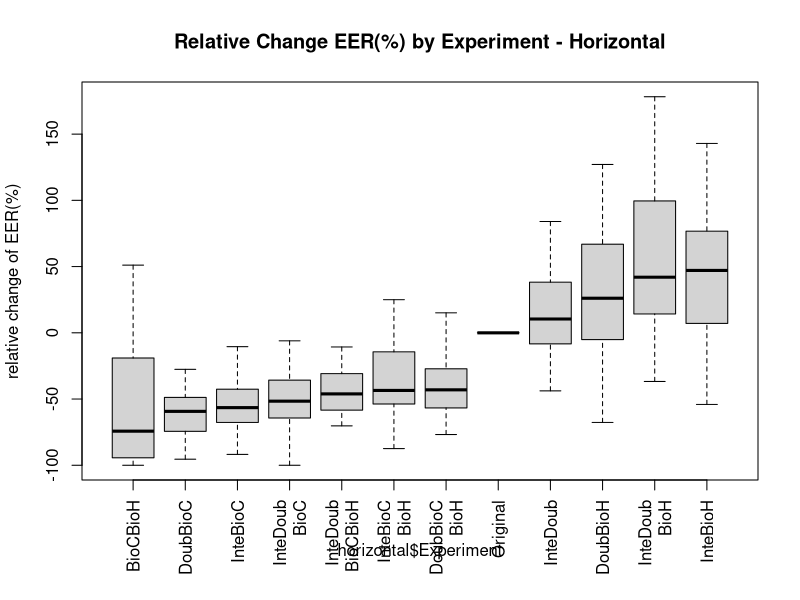

Here is the R script that generated this plot:
hOriginal<-c(0.0137931034,0.1172413793,0.1941747573,0.027972028,0.156,0.0502283105,0.087804878,0.1124497992,0.0220588235,0.1398601399,0.1623616236,0.1004366812,0.1836734694,0.1388888889,0.1352040816,0.1529411765,0.1,0.0522648084,0.0381679389,0.00456621,0.1728395062,0.0230769231,0.1166180758,0.0574712644,0.0546875,0.0072463768,0.0693641618,0.1481481481,0.1471698113,0.0444444444,0.0718954248,0.0847457627,0.1818181818,0.1379310345,0.2055674518,0.1118012422,0.032537961,0.0987341772,0.0419847328,0.135678392,0.0289855072)
hBioCBioH<-c(0.002008032128514056,0.004487776901570005,0.03680203045685279,0.010642642029503343,0.040160642570281124,0.001557632398753894,0.015986627155991185,0.14953271028037382,0.0017985611510791368,0.002008032128514056,0.13148148148148148,0.1074561403508772,0.0,0.1873065015479876,0.09974424552429667,0.12248995983935743,0.03306878306878307,0.0,0.025139664804469275,0.0743801652892562,0.040106951871657755,0.05622489959839357,0.001072961373390558,0.03076923076923077,0.05252918287937743,0.008620689655172414,0.015351232600435777,0.002617801047120419,0.06818181818181818,0.051094890510948905,0.010040160642570281,0.013157894736842105,0.07707725947521865,0.00778816199376947,0.001072961373390558,0.03477583638087498,0.4041916167664671,0.0,0.0019157088122605363,0.026759530791788857,0.043795620437956206)
hDoubBioC<-c(0.004016064257028112,0.06756756756756757,0.07106598984771574,0.025547445255474453,0.03614457831325301,0.024922118380062305,0.05472228554061241,0.06542056074766354,0.008992805755395683,0.050200803212851405,0.09444444444444444,0.039473684210526314,0.08115183246073299,0.04953560371517028,0.029411764705882353,0.101334750767777,0.04497354497354497,0.019230769230769232,0.019553072625698324,0.045454545454545456,0.07034396250082525,0.002008032128514056,0.054032833243659206,0.025,0.007782101167315175,0.0072992700729927005,0.029595015576323987,0.03795811518324607,0.056818181818181816,0.0036496350364963502,0.03413654618473896,0.015789473684210527,0.1316660592808552,0.018691588785046728,0.05150214592274678,0.029595015576323987,0.017964071856287425,0.039461604924937894,0.0019157088122605363,0.06463831867057673,0.0072992700729927005)
hDoubBioH<-c(0.02125744356737294,0.22788730374937272,0.20440096594549306,0.04667959777448828,0.15575120996807745,0.047646481457773227,0.11549274371248386,0.22330443268400704,0.04387960220059247,0.1481029011149493,0.26711833785004513,0.16581565854935848,0.1737721266517078,0.22512485593545908,0.13940364690170476,0.2387550200803213,0.10961582700713135,0.038566854831915076,0.08667747025459507,0.13831654024680176,0.20510662177328842,0.0754556688291628,0.10612620278031507,0.0686335403726708,0.07204523346303501,0.0676440976591996,0.10385716600939982,0.10011357655336713,0.17322876653862568,0.0880778588807786,0.11406409953539648,0.0644513826940232,0.1790345602526725,0.07664625631109678,0.18344659036719124,0.1409657320872274,0.40718562874251496,0.09138405875364511,0.013571677364780812,0.10797491039426524,0.056726654920714825)
hInteBioC<-c(0.004016064257028112,0.04885654885654886,0.07614213197969544,0.032846715328467155,0.07630522088353414,0.02336448598130841,0.03271028037383177,0.06230529595015576,0.02158273381294964,0.08032128514056225,0.08518518518518518,0.08991228070175439,0.06282722513089005,0.04489164086687306,0.034526854219948847,0.10936687928183322,0.04497354497354497,0.022727272727272728,0.0111731843575419,0.049586776859504134,0.05789925397768535,0.009870250231696015,0.0669083697243459,0.019230769230769232,0.013618677042801557,0.06204379562043796,0.04027335098049808,0.04319371727748691,0.11553030303030302,0.0036496350364963502,0.03413654618473896,0.039473684210526314,0.08984375,0.01557632398753894,0.07081545064377683,0.024922118380062305,0.020958083832335328,0.03323793066205854,0.009578544061302681,0.10756761159986966,0.0072992700729927005)
hInteBioH<-c(0.014360891843235008,0.1860778550433723,0.2496919816667488,0.06796488183349497,0.22834929461435485,0.03996500661460334,0.12186763923714003,0.22170926697443982,0.06382247143461701,0.2306709354902126,0.23884372177055102,0.1775006546216287,0.16565160095451795,0.23341845382025264,0.15176802283459756,0.23459721237892747,0.11746031746031746,0.05109950290673182,0.0592136125207898,0.13625042454432243,0.14811513831121675,0.07361754711152302,0.14669853226391721,0.08031533683707598,0.09742825875486381,0.20859551975836899,0.13921452109556479,0.09476716806559737,0.2572289799402475,0.0880778588807786,0.11733207339160563,0.10771632471008027,0.11602587463556852,0.0633526694596627,0.23053767286599902,0.11973452526073411,0.40918562874251496,0.07186251215034022,0.034221525600835946,0.23305637015314434,0.043795620437956206)
hInteDoub<-c(0.0129206481096801,0.18366908022080436,0.174227490020206,0.06842427645347353,0.23087220677582124,0.05502923227926428,0.11790897348225819,0.13669631798220921,0.056072788827761316,0.20031173645631478,0.19448961156278227,0.12676747839748626,0.20782134843466182,0.2080461458498113,0.12534151514887004,0.21796598157335223,0.10129974695192087,0.053521779425393885,0.036867243805705996,0.09536208913543907,0.14286657423912325,0.02157862218103182,0.14712083484528085,0.04349020544672719,0.048759727626459144,0.06569343065693431,0.09587992725046368,0.1116720684783512,0.18899381135296628,0.03317112733171128,0.07032049767698244,0.10071364852809991,0.1572256134596696,0.07747878397249973,0.22698100460975995,0.10571583367194906,0.059880239520958084,0.08557889620909385,0.03847589192416778,0.17159498207885304,0.004310344827586207)
hDoubBioCBioH<-c(0.0054563079905830215,0.16551724137931034,0.1280370607658568,0.02097902097902098,0.07738646895273402,0.030619212222079972,0.06394650862396474,0.0784446195998949,0.03676470588235294,0.0979020979020979,0.09245709123757903,0.038328096360303744,0.07666417352281227,0.039089512101421434,0.0315634192540349,0.08628632175761872,0.05197837589141937,0.02108433734939759,0.04198473282442748,0.028595418695045095,0.12190532778768072,0.02123880135928329,0.050472978891127264,0.03327759197324415,0.02146157587548638,0.0603448275862069,0.07981740586678192,0.0593991523310895,0.08322663252240717,0.03333333333333333,0.06209150326797386,0.03916146297948261,0.09762588070942663,0.05483940272854227,0.09282109362581466,0.08126777732629012,0.017964071856287425,0.06358678042985204,0.00974025974025974,0.0680596285434995,0.01658066951925497)
hInteBioCBioH<-c(0.002008032128514056,0.14241881138432863,0.1482800256271253,0.03496503496503497,0.10956647101225414,0.024495369777663978,0.06700098776688701,0.05192733551026536,0.04411764705882353,0.15034965034965034,0.08699186991869919,0.034956794972505895,0.09367097624390071,0.03190323382522429,0.03454867627418975,0.08642806520198441,0.05368069933287325,0.030120481927710843,0.015267175572519083,0.028812408015396807,0.07993332012939855,0.023246833487797346,0.07924273326743327,0.034460105112279024,0.027328550583657588,0.14655172413793102,0.10138116075126502,0.047480539627136484,0.12601365770379855,0.03333333333333333,0.06209150326797386,0.05508474576271186,0.06586719509232264,0.04621871307336986,0.11365442695914799,0.05952864689150752,0.020958083832335328,0.04648180149044173,0.022727272727272728,0.14165852069077875,0.0036496350364963502)
hInteDoubBioC<-c(0.008904583852651988,0.1458670872463976,0.08539500271056133,0.02097902097902098,0.14653485737823088,0.019929159732001878,0.02756629435453233,0.04012310925946778,0.01830300465509945,0.10191816215912601,0.08523035230352304,0.056592039800995024,0.07169569398440004,0.05324738423990418,0.02943358676012325,0.11957240727616347,0.04838969404186796,0.018556744460358918,0.028487355537549577,0.04164308087097626,0.076021654453027,0.011538461538461539,0.06342984772081733,0.010797897754419493,0.03514105058365759,0.0,0.03201699890155403,0.04622704230034073,0.07725138711054204,0.022222222222222223,0.030159855106701314,0.04808206958073149,0.04670417274052478,0.06190245998496079,0.1606262915275791,0.06989028850060951,0.008982035928143712,0.04370072362026137,0.013571677364780812,0.0680596285434995,0.004310344827586207)
hInteDoubBioH<-c(0.03160227115357984,0.496551724137931,0.28266226405795675,0.0979020979020979,0.21537431778395633,0.058123159646652156,0.10885191094901603,0.18413842285027962,0.09183241641980534,0.2802398404808043,0.17583559168925023,0.09403639696255564,0.1993802756704776,0.14690628460373778,0.13179647879332768,0.20879990550437041,0.14337474120082816,0.06674951554469627,0.04757132500319843,0.07480470961168345,0.21243480557206046,0.040639481000926785,0.16737258974711897,0.03830625895843287,0.062469601167315175,0.1724137931034483,0.19298435164676858,0.23517271946591317,0.20894686299615878,0.04063260340632603,0.17595873690841798,0.15022301516503123,0.1742627854713314,0.17708669029970997,0.3739866475917978,0.22311391033455236,0.059880239520958084,0.3680473053245491,0.026558690351793802,0.19208211143695014,0.02586206896551724)
hInteDoubBioCBioH<-c(0.006024096385542169,0.1458670872463976,0.08815484697649204,0.013986013986013986,0.11708371949335805,0.026159689327017455,0.05316465314185852,0.07193259017377923,0.01830300465509945,0.10392619428764008,0.08979223125564588,0.0672623723487824,0.07169569398440004,0.09608822399493797,0.056279077887276,0.11640680368532955,0.049045318610536,0.015544696267587834,0.020853767751290032,0.03414279784142798,0.07580709051297287,0.013716404077849862,0.07537319035523468,0.022336359292881032,0.02925887645914397,0.0,0.037365170259125204,0.05661514169367572,0.13142872385830132,0.03317112733171128,0.02563193952279707,0.052765388046387154,0.06775009110787172,0.042270920614459126,0.10710737561595932,0.06369362047947988,0.0658682634730539,0.046238794686251215,0.013571677364780812,0.09636689475399152,0.0)

hBioCBioH<-(hBioCBioH-hOriginal)/hOriginal*100
hDoubBioC<-(hDoubBioC-hOriginal)/hOriginal*100
hDoubBioH<-(hDoubBioH-hOriginal)/hOriginal*100
hInteBioC<-(hInteBioC-hOriginal)/hOriginal*100
hInteBioH<-(hInteBioH-hOriginal)/hOriginal*100
hInteDoub<-(hInteDoub-hOriginal)/hOriginal*100
hDoubBioCBioH<-(hDoubBioCBioH-hOriginal)/hOriginal*100
hInteBioCBioH<-(hInteBioCBioH-hOriginal)/hOriginal*100
hInteDoubBioH<-(hInteDoubBioH-hOriginal)/hOriginal*100
hInteDoubBioC<-(hInteDoubBioC-hOriginal)/hOriginal*100
hInteDoubBioCBioH<-(hInteDoubBioCBioH-hOriginal)/hOriginal*100
hOriginal<-(hOriginal-hOriginal)/hOriginal*100

horizontal<-matrix(c(hOriginal,hBioCBioH,hDoubBioC,hDoubBioH,hInteBioC,hInteBioH,hInteDoub,hDoubBioCBioH,hInteBioCBioH,hInteDoubBioH,hInteDoubBioC,hInteDoubBioCBioH),nrow=492)


ex0=rep('Original',41)
ex1=rep('BioCBioH',41)
ex2=rep('DoubBioC',41)
ex3=rep('DoubBioH',41)
ex4=rep('InteBioC',41)
ex5=rep('InteBioH',41)
ex6=rep('InteDoub',41)
ex7=rep('DoubBioC\nBioH',41)
ex8=rep('InteBioC\nBioH',41)
ex9=rep('InteDoub\nBioH',41)
ex10=rep('InteDoub\nBioC',41)
ex11=rep('InteDoub\nBioCBioH',41)
ex<-c(ex0,ex1,ex2,ex3,ex4,ex5,ex6,ex7,ex8,ex9,ex10,ex11)

horizontal<-data.frame(EER=horizontal,Experiment=ex)
par(mar=c(6,4.1,4.1,2.1),mgp=c(3,1,0))
boxplot(horizontal$EER ~ horizontal$Experiment,at=rank(tapply(horizontal$EER, horizontal$Experiment, median)),main="Relative Change EER(%) by Experiment - Horizontal",ylab="relative change of EER(%)",las=3,outline=FALSE)


